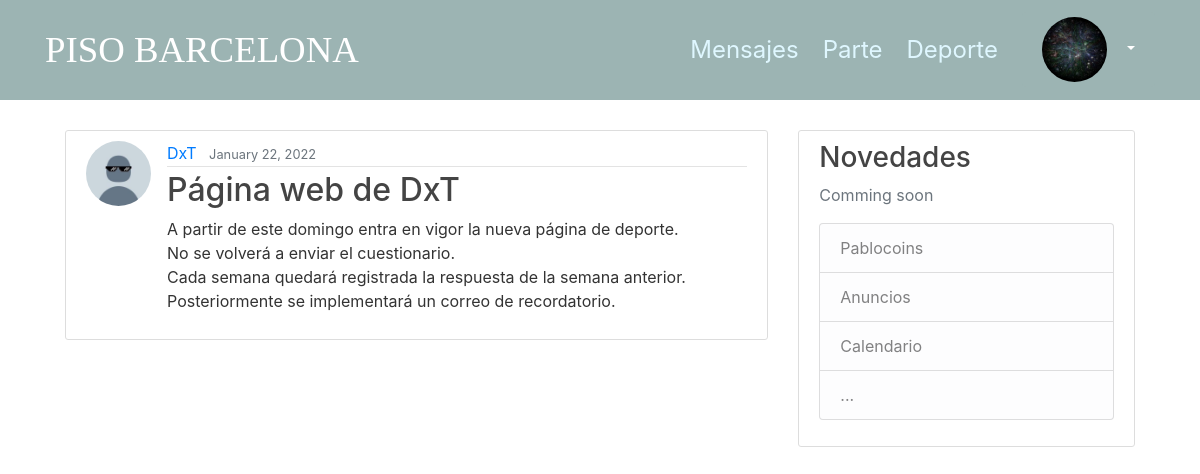
The app's page /post/17/ (signed in) with its own data.
### users/models.py (models this page shows, shortened)
class Profile(models.Model):
    user = models.OneToOneField(User, on_delete=models.CASCADE)
    image = models.ImageField(default='default.jpg', upload_to='profile_pics')

### blog/models.py (models this page shows, shortened)
class Post(models.Model):
    title = models.CharField(max_length=100)
    content = models.TextField()
    date_posted = models.DateTimeField(default=timezone.now)
    author = models.ForeignKey(User, on_delete=models.CASCADE)

### blog/views.py (the view)
# urls.py: path('post/<int:pk>/', PostDetailView.as_view(), name='post-detail'),
class PostDetailView(DetailView):
    model = Post

### blog/templates/blog/post_detail.html (shortened to what this page needs)
{% extends "blog/base.html" %}
{% block content %}
  <article class="media content-section">
    <img class="rounded-circle article-img" src="{{ object.author.profile.image.url }}">
    <div class="media-body">
      <div class="article-metadata">
        <a class="mr-2" href="{% url 'user-posts' object.author.username %}">{{ object.author }}</a>
        <small class="text-muted">{{ object.date_posted|date:"F d, Y" }}</small>
      </div>
      <h2 class="article-title">{{ object.title }}</h2>
      <p class="article-content">{{ object.content }}</p>
    </div>
  </article>
{% endblock content %}

### blog/templates/blog/base.html (shortened to what this page needs)
{% load static %}
<!DOCTYPE html>
<html>
<head>
    <link rel="stylesheet" href="https://maxcdn.bootstrapcdn.com/bootstrap/4.0.0/css/bootstrap.min.css">
    <link rel="stylesheet" type="text/css" href="{% static 'blog/main.css' %}">
</head>
<body>
    <header class="site-header">
      <nav class="navbar navbar-expand-md navbar-dark bg-steel fixed-top">
        <div class="container">
          <a class="barcelonaheader" href="{% url 'blog-inicio' %}">PISO BARCELONA</a>
          <div class="collapse navbar-collapse" id="navbarToggle">
            <div class="navbar-nav">
                {% if user.is_authenticated %}
                  <a class="menuheader mr-4" href="{% url 'blog-home' %}">Mensajes</a>
                  <a class="menuheader mr-4" href="{% url 'blog-parte' %}">Parte</a>
                  <a class="menuheader mr-4" href="{% url 'blog-deporte' %}">Deporte</a>
                  <div class="dropdown">
                    <button type="button" class="btn btn-secondary dropdown-toggle" data-toggle="dropdown" aria-haspopup="true" aria-expanded="false"> <img class="rounded-circle article-img" src="{{ user.profile.image.url }}"></button>
                  </div>
                {% else %}
                  <a class="nav-item nav-link" href="{% url 'login' %}">Login</a>
                  <a class="nav-item nav-link" href="{% url 'register' %}">Register</a>
                {% endif %}
              </div>
            </div>
          </div>
        </nav>
      </header>
    <main role="main" class="container">
        <div class="row">
          <div class="col-md-8">
            {% block content %}{% endblock %}
          </div>
          <div class="col-md-4">
            <div class="content-section">
              <h3>Novedades</h3>
              <p class='text-muted'>Comming soon
                <ul class="list-group">
                  <li class="list-group-item list-group-item-light">Pablocoins</li>
                  <li class="list-group-item list-group-item-light">Anuncios</li>
                  <li class="list-group-item list-group-item-light">Calendario</li>
                  <li class="list-group-item list-group-item-light">...</li>
                </ul>
              </p>
            </div>
          </div>
        </div>
      </main>
  </body>
  </html>

### blog/static/blog/main.css (style rules this page uses)
body { background: #F1F1F1; background: url(/media/background/back.png) no-repeat center center fixed; background-size: cover; color: #333333; margin-top: 5rem; padding: 50px; }
h2, h3, h4, h5, h6 { color: #444444; }
ul { margin: 0; }
.bg-steel { background-color: #9CB4B3; opacity: 1; height: 100px; }
.btn-secondary { background-color: #9CB4B3; box-shadow: none; border: none; color: white; padding: 5px 20px; text-align: center; text-decoration: none; display: inline-block; }
.menuheader { color: #dff7ff; font-size: 150%; padding: 20px 0px; display:inline-block; }
.barcelonaheader { color: #ffffff; font-family: 'fuente-titulo'; font-size: 230%; }
.dropdown { position: relative; display: inline-block; }
.content-section { background: #ffffff; padding: 10px 20px; border: 1px solid #dddddd; border-radius: 3px; margin-bottom: 20px; }
.article-title { color: #444444; }
.article-content { white-space: pre-line; }
.article-img { height: 65px; width: 65px; margin-right: 16px; }
.article-metadata { padding-bottom: 1px; margin-bottom: 4px; border-bottom: 1px solid #e3e3e3 }

### records on screen
Post: author.profile.image (placeholder picture), author "DxT", date_posted "January 22, 2022", title "Página web de DxT", content "A partir de este domingo entra en vigor la nueva página de deporte. No se volverá a enviar el cuestionario. Cada semana quedará registrada la respuesta de la semana anterior. Posteriormente se implementará un correo de recordatorio."
